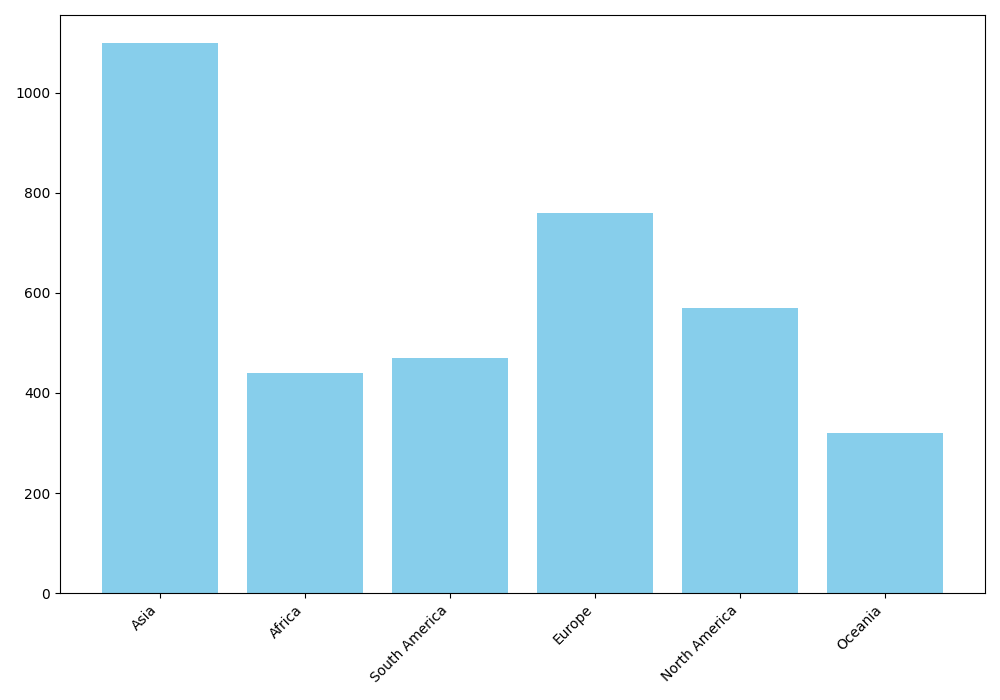

Recreate this plot in Python.
import matplotlib.pyplot as plt
import numpy as np

continents = ['Asia', 'Africa', 'South America', 'Europe', 'North America', 'Oceania']
capacities = np.array([
    [500, 100, 300, 200],  # Asia
    [80, 40, 120, 200],    # Africa
    [90, 40, 160, 180],    # South America
    [150, 250, 60, 300],   # Europe
    [240, 50, 100, 180],   # North America
    [70, 30, 100, 120],    # Oceania
])

total_capacities = capacities.sum(axis=1)
sorted_continents = ['Asia', 'Africa', 'South America', 'Europe', 'North America', 'Oceania']
sorted_capacities = [1100, 440, 470, 760, 570, 320]

fig, ax = plt.subplots(figsize=(10, 7))
ax.bar(sorted_continents, sorted_capacities, color='skyblue')

plt.xticks(rotation=45, ha='right')
plt.tight_layout()

plt.show()
